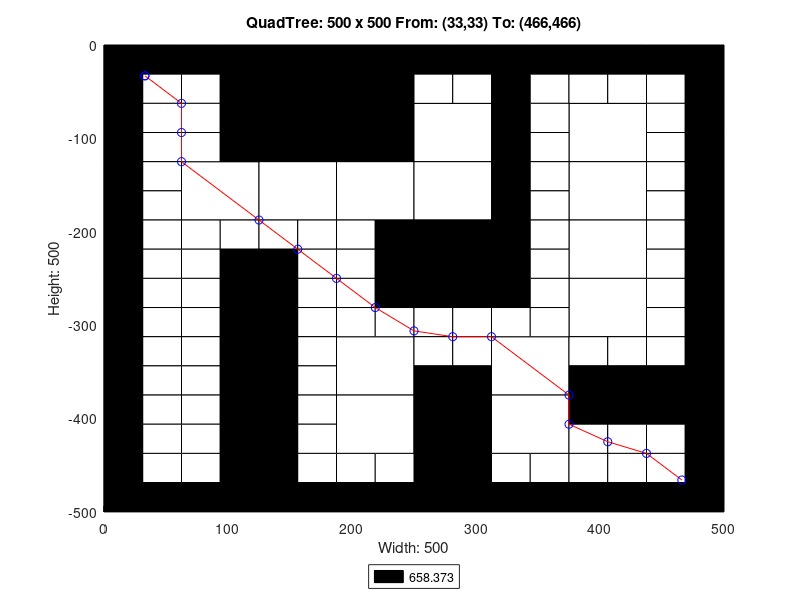

This chart was generated by the following MATLAB code:
axis([0 500 -500 0]);
title('QuadTree: 500 x 500 From: (33,33) To: (466,466)');
xlabel('Width: 500');
ylabel('Height: 500');
rectangle('Position',[125 -125 125 125], 'FaceColor',[0 0 0]);
rectangle('Position',[62.5 -187.5 62.5 62.5], 'FaceColor',[1 1 1]);
rectangle('Position',[125 -187.5 62.5 62.5], 'FaceColor',[1 1 1]);
rectangle('Position',[187.5 -187.5 62.5 62.5], 'FaceColor',[1 1 1]);
rectangle('Position',[250 -125 62.5 62.5], 'FaceColor',[1 1 1]);
rectangle('Position',[375 -125 62.5 62.5], 'FaceColor',[1 1 1]);
rectangle('Position',[250 -187.5 62.5 62.5], 'FaceColor',[1 1 1]);
rectangle('Position',[250 -250 62.5 62.5], 'FaceColor',[0 0 0]);
rectangle('Position',[375 -187.5 62.5 62.5], 'FaceColor',[1 1 1]);
rectangle('Position',[375 -250 62.5 62.5], 'FaceColor',[1 1 1]);
rectangle('Position',[187.5 -375 62.5 62.5], 'FaceColor',[1 1 1]);
rectangle('Position',[187.5 -437.5 62.5 62.5], 'FaceColor',[1 1 1]);
rectangle('Position',[312.5 -375 62.5 62.5], 'FaceColor',[1 1 1]);
rectangle('Position',[375 -312.5 62.5 62.5], 'FaceColor',[1 1 1]);
rectangle('Position',[250 -437.5 62.5 62.5], 'FaceColor',[0 0 0]);
rectangle('Position',[312.5 -437.5 62.5 62.5], 'FaceColor',[1 1 1]);
rectangle('Position',[250 -500 62.5 62.5], 'FaceColor',[0 0 0]);
rectangle('Position',[0 -31.25 31.25 31.25], 'FaceColor',[0 0 0]);
rectangle('Position',[31.25 -31.25 31.25 31.25], 'FaceColor',[0 0 0]);
rectangle('Position',[0 -62.5 31.25 31.25], 'FaceColor',[0 0 0]);
rectangle('Position',[31.25 -62.5 31.25 31.25], 'FaceColor',[1 1 1]);
rectangle('Position',[62.5 -31.25 31.25 31.25], 'FaceColor',[0 0 0]);
rectangle('Position',[93.75 -31.25 31.25 31.25], 'FaceColor',[0 0 0]);
rectangle('Position',[62.5 -62.5 31.25 31.25], 'FaceColor',[1 1 1]);
rectangle('Position',[93.75 -62.5 31.25 31.25], 'FaceColor',[0 0 0]);
rectangle('Position',[0 -93.75 31.25 31.25], 'FaceColor',[0 0 0]);
rectangle('Position',[31.25 -93.75 31.25 31.25], 'FaceColor',[1 1 1]);
rectangle('Position',[0 -125 31.25 31.25], 'FaceColor',[0 0 0]);
rectangle('Position',[31.25 -125 31.25 31.25], 'FaceColor',[1 1 1]);
rectangle('Position',[62.5 -93.75 31.25 31.25], 'FaceColor',[1 1 1]);
rectangle('Position',[93.75 -93.75 31.25 31.25], 'FaceColor',[0 0 0]);
rectangle('Position',[62.5 -125 31.25 31.25], 'FaceColor',[1 1 1]);
rectangle('Position',[93.75 -125 31.25 31.25], 'FaceColor',[0 0 0]);
rectangle('Position',[0 -156.25 31.25 31.25], 'FaceColor',[0 0 0]);
rectangle('Position',[31.25 -156.25 31.25 31.25], 'FaceColor',[1 1 1]);
rectangle('Position',[0 -187.5 31.25 31.25], 'FaceColor',[0 0 0]);
rectangle('Position',[31.25 -187.5 31.25 31.25], 'FaceColor',[1 1 1]);
rectangle('Position',[0 -218.75 31.25 31.25], 'FaceColor',[0 0 0]);
rectangle('Position',[31.25 -218.75 31.25 31.25], 'FaceColor',[1 1 1]);
rectangle('Position',[0 -250 31.25 31.25], 'FaceColor',[0 0 0]);
rectangle('Position',[31.25 -250 31.25 31.25], 'FaceColor',[1 1 1]);
rectangle('Position',[62.5 -218.75 31.25 31.25], 'FaceColor',[1 1 1]);
rectangle('Position',[93.75 -218.75 31.25 31.25], 'FaceColor',[1 1 1]);
rectangle('Position',[62.5 -250 31.25 31.25], 'FaceColor',[1 1 1]);
rectangle('Position',[93.75 -250 31.25 31.25], 'FaceColor',[0 0 0]);
rectangle('Position',[125 -218.75 31.25 31.25], 'FaceColor',[1 1 1]);
rectangle('Position',[156.25 -218.75 31.25 31.25], 'FaceColor',[1 1 1]);
rectangle('Position',[125 -250 31.25 31.25], 'FaceColor',[0 0 0]);
rectangle('Position',[156.25 -250 31.25 31.25], 'FaceColor',[1 1 1]);
rectangle('Position',[187.5 -218.75 31.25 31.25], 'FaceColor',[1 1 1]);
rectangle('Position',[218.75 -218.75 31.25 31.25], 'FaceColor',[0 0 0]);
rectangle('Position',[187.5 -250 31.25 31.25], 'FaceColor',[1 1 1]);
rectangle('Position',[218.75 -250 31.25 31.25], 'FaceColor',[0 0 0]);
rectangle('Position',[250 -31.25 31.25 31.25], 'FaceColor',[0 0 0]);
rectangle('Position',[281.25 -31.25 31.25 31.25], 'FaceColor',[0 0 0]);
rectangle('Position',[250 -62.5 31.25 31.25], 'FaceColor',[1 1 1]);
rectangle('Position',[281.25 -62.5 31.25 31.25], 'FaceColor',[1 1 1]);
rectangle('Position',[312.5 -31.25 31.25 31.25], 'FaceColor',[0 0 0]);
rectangle('Position',[343.75 -31.25 31.25 31.25], 'FaceColor',[0 0 0]);
rectangle('Position',[312.5 -62.5 31.25 31.25], 'FaceColor',[0 0 0]);
rectangle('Position',[343.75 -62.5 31.25 31.25], 'FaceColor',[1 1 1]);
rectangle('Position',[312.5 -93.75 31.25 31.25], 'FaceColor',[0 0 0]);
rectangle('Position',[343.75 -93.75 31.25 31.25], 'FaceColor',[1 1 1]);
rectangle('Position',[312.5 -125 31.25 31.25], 'FaceColor',[0 0 0]);
rectangle('Position',[343.75 -125 31.25 31.25], 'FaceColor',[1 1 1]);
rectangle('Position',[375 -31.25 31.25 31.25], 'FaceColor',[0 0 0]);
rectangle('Position',[406.25 -31.25 31.25 31.25], 'FaceColor',[0 0 0]);
rectangle('Position',[375 -62.5 31.25 31.25], 'FaceColor',[1 1 1]);
rectangle('Position',[406.25 -62.5 31.25 31.25], 'FaceColor',[1 1 1]);
rectangle('Position',[437.5 -31.25 31.25 31.25], 'FaceColor',[0 0 0]);
rectangle('Position',[468.75 -31.25 31.25 31.25], 'FaceColor',[0 0 0]);
rectangle('Position',[437.5 -62.5 31.25 31.25], 'FaceColor',[1 1 1]);
rectangle('Position',[468.75 -62.5 31.25 31.25], 'FaceColor',[0 0 0]);
rectangle('Position',[437.5 -93.75 31.25 31.25], 'FaceColor',[1 1 1]);
rectangle('Position',[468.75 -93.75 31.25 31.25], 'FaceColor',[0 0 0]);
rectangle('Position',[437.5 -125 31.25 31.25], 'FaceColor',[1 1 1]);
rectangle('Position',[468.75 -125 31.25 31.25], 'FaceColor',[0 0 0]);
rectangle('Position',[312.5 -156.25 31.25 31.25], 'FaceColor',[0 0 0]);
rectangle('Position',[343.75 -156.25 31.25 31.25], 'FaceColor',[1 1 1]);
rectangle('Position',[312.5 -187.5 31.25 31.25], 'FaceColor',[0 0 0]);
rectangle('Position',[343.75 -187.5 31.25 31.25], 'FaceColor',[1 1 1]);
rectangle('Position',[312.5 -218.75 31.25 31.25], 'FaceColor',[0 0 0]);
rectangle('Position',[343.75 -218.75 31.25 31.25], 'FaceColor',[1 1 1]);
rectangle('Position',[312.5 -250 31.25 31.25], 'FaceColor',[0 0 0]);
rectangle('Position',[343.75 -250 31.25 31.25], 'FaceColor',[1 1 1]);
rectangle('Position',[437.5 -156.25 31.25 31.25], 'FaceColor',[1 1 1]);
rectangle('Position',[468.75 -156.25 31.25 31.25], 'FaceColor',[0 0 0]);
rectangle('Position',[437.5 -187.5 31.25 31.25], 'FaceColor',[1 1 1]);
rectangle('Position',[468.75 -187.5 31.25 31.25], 'FaceColor',[0 0 0]);
rectangle('Position',[437.5 -218.75 31.25 31.25], 'FaceColor',[1 1 1]);
rectangle('Position',[468.75 -218.75 31.25 31.25], 'FaceColor',[0 0 0]);
rectangle('Position',[437.5 -250 31.25 31.25], 'FaceColor',[1 1 1]);
rectangle('Position',[468.75 -250 31.25 31.25], 'FaceColor',[0 0 0]);
rectangle('Position',[0 -281.25 31.25 31.25], 'FaceColor',[0 0 0]);
rectangle('Position',[31.25 -281.25 31.25 31.25], 'FaceColor',[1 1 1]);
rectangle('Position',[0 -312.5 31.25 31.25], 'FaceColor',[0 0 0]);
rectangle('Position',[31.25 -312.5 31.25 31.25], 'FaceColor',[1 1 1]);
rectangle('Position',[62.5 -281.25 31.25 31.25], 'FaceColor',[1 1 1]);
rectangle('Position',[93.75 -281.25 31.25 31.25], 'FaceColor',[0 0 0]);
rectangle('Position',[62.5 -312.5 31.25 31.25], 'FaceColor',[1 1 1]);
rectangle('Position',[93.75 -312.5 31.25 31.25], 'FaceColor',[0 0 0]);
rectangle('Position',[0 -343.75 31.25 31.25], 'FaceColor',[0 0 0]);
rectangle('Position',[31.25 -343.75 31.25 31.25], 'FaceColor',[1 1 1]);
rectangle('Position',[0 -375 31.25 31.25], 'FaceColor',[0 0 0]);
rectangle('Position',[31.25 -375 31.25 31.25], 'FaceColor',[1 1 1]);
rectangle('Position',[62.5 -343.75 31.25 31.25], 'FaceColor',[1 1 1]);
rectangle('Position',[93.75 -343.75 31.25 31.25], 'FaceColor',[0 0 0]);
rectangle('Position',[62.5 -375 31.25 31.25], 'FaceColor',[1 1 1]);
rectangle('Position',[93.75 -375 31.25 31.25], 'FaceColor',[0 0 0]);
rectangle('Position',[125 -281.25 31.25 31.25], 'FaceColor',[0 0 0]);
rectangle('Position',[156.25 -281.25 31.25 31.25], 'FaceColor',[1 1 1]);
rectangle('Position',[125 -312.5 31.25 31.25], 'FaceColor',[0 0 0]);
rectangle('Position',[156.25 -312.5 31.25 31.25], 'FaceColor',[1 1 1]);
rectangle('Position',[187.5 -281.25 31.25 31.25], 'FaceColor',[1 1 1]);
rectangle('Position',[218.75 -281.25 31.25 31.25], 'FaceColor',[0 0 0]);
rectangle('Position',[187.5 -312.5 31.25 31.25], 'FaceColor',[1 1 1]);
rectangle('Position',[218.75 -312.5 31.25 31.25], 'FaceColor',[1 1 1]);
rectangle('Position',[125 -343.75 31.25 31.25], 'FaceColor',[0 0 0]);
rectangle('Position',[156.25 -343.75 31.25 31.25], 'FaceColor',[1 1 1]);
rectangle('Position',[125 -375 31.25 31.25], 'FaceColor',[0 0 0]);
rectangle('Position',[156.25 -375 31.25 31.25], 'FaceColor',[1 1 1]);
rectangle('Position',[0 -406.25 31.25 31.25], 'FaceColor',[0 0 0]);
rectangle('Position',[31.25 -406.25 31.25 31.25], 'FaceColor',[1 1 1]);
rectangle('Position',[0 -437.5 31.25 31.25], 'FaceColor',[0 0 0]);
rectangle('Position',[31.25 -437.5 31.25 31.25], 'FaceColor',[1 1 1]);
rectangle('Position',[62.5 -406.25 31.25 31.25], 'FaceColor',[1 1 1]);
rectangle('Position',[93.75 -406.25 31.25 31.25], 'FaceColor',[0 0 0]);
rectangle('Position',[62.5 -437.5 31.25 31.25], 'FaceColor',[1 1 1]);
rectangle('Position',[93.75 -437.5 31.25 31.25], 'FaceColor',[0 0 0]);
rectangle('Position',[0 -468.75 31.25 31.25], 'FaceColor',[0 0 0]);
rectangle('Position',[31.25 -468.75 31.25 31.25], 'FaceColor',[1 1 1]);
rectangle('Position',[0 -500 31.25 31.25], 'FaceColor',[0 0 0]);
rectangle('Position',[31.25 -500 31.25 31.25], 'FaceColor',[0 0 0]);
rectangle('Position',[62.5 -468.75 31.25 31.25], 'FaceColor',[1 1 1]);
rectangle('Position',[93.75 -468.75 31.25 31.25], 'FaceColor',[0 0 0]);
rectangle('Position',[62.5 -500 31.25 31.25], 'FaceColor',[0 0 0]);
rectangle('Position',[93.75 -500 31.25 31.25], 'FaceColor',[0 0 0]);
rectangle('Position',[125 -406.25 31.25 31.25], 'FaceColor',[0 0 0]);
rectangle('Position',[156.25 -406.25 31.25 31.25], 'FaceColor',[1 1 1]);
rectangle('Position',[125 -437.5 31.25 31.25], 'FaceColor',[0 0 0]);
rectangle('Position',[156.25 -437.5 31.25 31.25], 'FaceColor',[1 1 1]);
rectangle('Position',[125 -468.75 31.25 31.25], 'FaceColor',[0 0 0]);
rectangle('Position',[156.25 -468.75 31.25 31.25], 'FaceColor',[1 1 1]);
rectangle('Position',[125 -500 31.25 31.25], 'FaceColor',[0 0 0]);
rectangle('Position',[156.25 -500 31.25 31.25], 'FaceColor',[0 0 0]);
rectangle('Position',[187.5 -468.75 31.25 31.25], 'FaceColor',[1 1 1]);
rectangle('Position',[218.75 -468.75 31.25 31.25], 'FaceColor',[1 1 1]);
rectangle('Position',[187.5 -500 31.25 31.25], 'FaceColor',[0 0 0]);
rectangle('Position',[218.75 -500 31.25 31.25], 'FaceColor',[0 0 0]);
rectangle('Position',[250 -281.25 31.25 31.25], 'FaceColor',[0 0 0]);
rectangle('Position',[281.25 -281.25 31.25 31.25], 'FaceColor',[0 0 0]);
rectangle('Position',[250 -312.5 31.25 31.25], 'FaceColor',[1 1 1]);
rectangle('Position',[281.25 -312.5 31.25 31.25], 'FaceColor',[1 1 1]);
rectangle('Position',[312.5 -281.25 31.25 31.25], 'FaceColor',[0 0 0]);
rectangle('Position',[343.75 -281.25 31.25 31.25], 'FaceColor',[1 1 1]);
rectangle('Position',[312.5 -312.5 31.25 31.25], 'FaceColor',[1 1 1]);
rectangle('Position',[343.75 -312.5 31.25 31.25], 'FaceColor',[1 1 1]);
rectangle('Position',[250 -343.75 31.25 31.25], 'FaceColor',[1 1 1]);
rectangle('Position',[281.25 -343.75 31.25 31.25], 'FaceColor',[1 1 1]);
rectangle('Position',[250 -375 31.25 31.25], 'FaceColor',[0 0 0]);
rectangle('Position',[281.25 -375 31.25 31.25], 'FaceColor',[0 0 0]);
rectangle('Position',[437.5 -281.25 31.25 31.25], 'FaceColor',[1 1 1]);
rectangle('Position',[468.75 -281.25 31.25 31.25], 'FaceColor',[0 0 0]);
rectangle('Position',[437.5 -312.5 31.25 31.25], 'FaceColor',[1 1 1]);
rectangle('Position',[468.75 -312.5 31.25 31.25], 'FaceColor',[0 0 0]);
rectangle('Position',[375 -343.75 31.25 31.25], 'FaceColor',[1 1 1]);
rectangle('Position',[406.25 -343.75 31.25 31.25], 'FaceColor',[1 1 1]);
rectangle('Position',[375 -375 31.25 31.25], 'FaceColor',[0 0 0]);
rectangle('Position',[406.25 -375 31.25 31.25], 'FaceColor',[0 0 0]);
rectangle('Position',[437.5 -343.75 31.25 31.25], 'FaceColor',[1 1 1]);
rectangle('Position',[468.75 -343.75 31.25 31.25], 'FaceColor',[0 0 0]);
rectangle('Position',[437.5 -375 31.25 31.25], 'FaceColor',[0 0 0]);
rectangle('Position',[468.75 -375 31.25 31.25], 'FaceColor',[0 0 0]);
rectangle('Position',[312.5 -468.75 31.25 31.25], 'FaceColor',[1 1 1]);
rectangle('Position',[343.75 -468.75 31.25 31.25], 'FaceColor',[1 1 1]);
rectangle('Position',[312.5 -500 31.25 31.25], 'FaceColor',[0 0 0]);
rectangle('Position',[343.75 -500 31.25 31.25], 'FaceColor',[0 0 0]);
rectangle('Position',[375 -406.25 31.25 31.25], 'FaceColor',[0 0 0]);
rectangle('Position',[406.25 -406.25 31.25 31.25], 'FaceColor',[0 0 0]);
rectangle('Position',[375 -437.5 31.25 31.25], 'FaceColor',[1 1 1]);
rectangle('Position',[406.25 -437.5 31.25 31.25], 'FaceColor',[1 1 1]);
rectangle('Position',[437.5 -406.25 31.25 31.25], 'FaceColor',[0 0 0]);
rectangle('Position',[468.75 -406.25 31.25 31.25], 'FaceColor',[0 0 0]);
rectangle('Position',[437.5 -437.5 31.25 31.25], 'FaceColor',[1 1 1]);
rectangle('Position',[468.75 -437.5 31.25 31.25], 'FaceColor',[0 0 0]);
rectangle('Position',[375 -468.75 31.25 31.25], 'FaceColor',[1 1 1]);
rectangle('Position',[406.25 -468.75 31.25 31.25], 'FaceColor',[1 1 1]);
rectangle('Position',[375 -500 31.25 31.25], 'FaceColor',[0 0 0]);
rectangle('Position',[406.25 -500 31.25 31.25], 'FaceColor',[0 0 0]);
rectangle('Position',[437.5 -468.75 31.25 31.25], 'FaceColor',[1 1 1]);
rectangle('Position',[468.75 -468.75 31.25 31.25], 'FaceColor',[0 0 0]);
rectangle('Position',[437.5 -500 31.25 31.25], 'FaceColor',[0 0 0]);
rectangle('Position',[468.75 -500 31.25 31.25], 'FaceColor',[0 0 0]);
X=[466,437.5,406.25,375,375,312.5,281.25,250,218.75,187.5,156.25,125,62.5,62.5,62.5,33,33];
Y=[-466,-437.5,-425,-406.25,-375,-312.5,-312.5,-306.25,-281.25,-250,-218.75,-187.5,-125,-93.75,-62.5,-33,-33];
hold on;
plot(X,Y,'r');
plot(X,Y,'bo');
legend('658.373','Location','southoutside');
